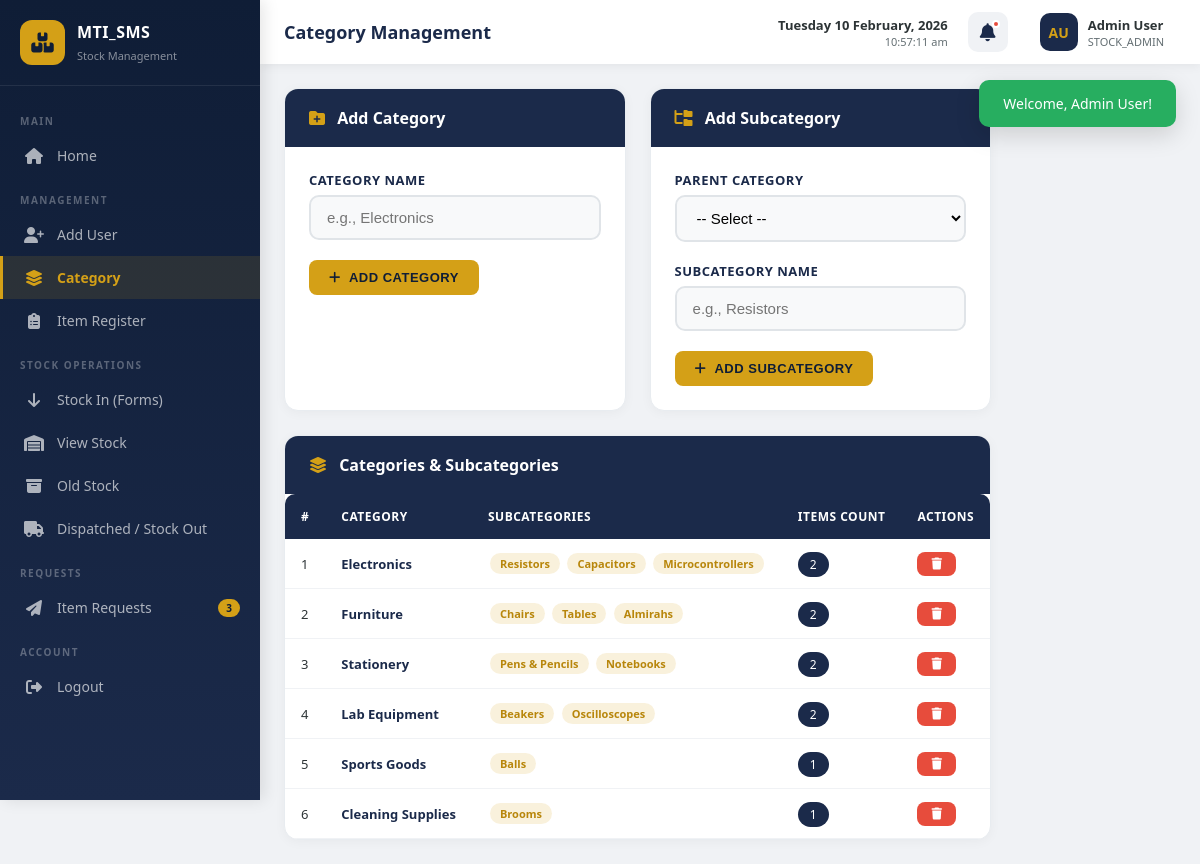
The app's page /categories.php (signed in) with its own data.
### tables this page shows
CREATE TABLE `categories` (
  `id` INT(11) NOT NULL AUTO_INCREMENT,
  `name` VARCHAR(100) NOT NULL,
  `created_at` TIMESTAMP NOT NULL DEFAULT CURRENT_TIMESTAMP,
  PRIMARY KEY (`id`),
  UNIQUE KEY `uk_category_name` (`name`)
);

CREATE TABLE `subcategories` (
  `id` INT(11) NOT NULL AUTO_INCREMENT,
  `category_id` INT(11) NOT NULL,
  `name` VARCHAR(100) NOT NULL,
  `created_at` TIMESTAMP NOT NULL DEFAULT CURRENT_TIMESTAMP,
  PRIMARY KEY (`id`),
  KEY `idx_category_id` (`category_id`),
  CONSTRAINT `fk_subcategory_category` FOREIGN KEY (`category_id`) REFERENCES `categories` (`id`) ON DELETE CASCADE ON UPDATE CASCADE
);

### config/session.php (called while the page is built, shortened)
<?php
function isLoggedIn() {
    return isset($_SESSION['user_id']) && !empty($_SESSION['user_id']);
}
function getCurrentUser() {
    return array(
        'id' => $_SESSION['user_id'],
        'username' => $_SESSION['username'],
        'full_name' => $_SESSION['full_name'],
        'role' => $_SESSION['role'],
        'department' => $_SESSION['department']
    );
}
function getFullName() {
    return isset($_SESSION['full_name']) ? $_SESSION['full_name'] : '';
}
function getRole() {
    return isset($_SESSION['role']) ? $_SESSION['role'] : '';
}
function hasAccess($allowedRoles) {
    $roles = is_array($allowedRoles) ? $allowedRoles : explode(',', $allowedRoles);
    return in_array(getRole(), $roles);
}
function getMessage() {
    if (isset($_SESSION['flash_message'])) {
        $msg = array(
            'message' => $_SESSION['flash_message'],
            'type' => isset($_SESSION['flash_type']) ? $_SESSION['flash_type'] : 'success'
        );
        return $msg;
    }
    return null;
}
function getUserInitials() {
    $name = getFullName();
    $parts = explode(' ', $name);
    $initials = '';
    foreach ($parts as $part) {
        $initials .= strtoupper(substr($part, 0, 1));
    }
    return substr($initials, 0, 2);
}
?>

### config/database.php (called while the page is built, shortened)
<?php
class Database {
    private static $instance = null;
    private $conn;
    private function __construct() {
        try {
            $dsn = "mysql:host=" . DB_HOST . ";dbname=" . DB_NAME . ";charset=" . DB_CHARSET;
            $options = array(
                PDO::ATTR_ERRMODE => PDO::ERRMODE_EXCEPTION,
                PDO::ATTR_DEFAULT_FETCH_MODE => PDO::FETCH_ASSOC,
                PDO::ATTR_EMULATE_PREPARES => false
            );
            $this->conn = new PDO($dsn, DB_USER, DB_PASS, $options);
        } catch (PDOException $e) {
            die("Database Connection Failed: " . $e->getMessage());
        }
    }
    public static function getInstance() {
        if (self::$instance === null) {
            self::$instance = new self();
        }
        return self::$instance;
    }
    public function getConnection() {
        return $this->conn;
    }
}
function getDB() {
    return Database::getInstance()->getConnection();
}
function dbQuery($sql, $params = array()) {
    $db = getDB();
    $stmt = $db->prepare($sql);
    $stmt->execute($params);
    return $stmt;
}
function dbFetchAll($sql, $params = array()) {
    return dbQuery($sql, $params)->fetchAll();
}
function dbFetchOne($sql, $params = array()) {
    return dbQuery($sql, $params)->fetch();
}
?>

### categories.php (the view, shortened to what this page needs)
<?php
$currentPage = 'categories';
require_once 'config/database.php';
require_once 'config/session.php';
$categories = dbFetchAll("SELECT * FROM categories ORDER BY id ASC");
$subcategories = dbFetchAll("SELECT * FROM subcategories ORDER BY category_id, id ASC");
$itemCounts = dbFetchAll("SELECT category_id, COUNT(*) as cnt FROM items GROUP BY category_id");
$itemCountMap = array();
foreach ($itemCounts as $ic) {
    $itemCountMap[$ic['category_id']] = $ic['cnt'];
}
$subcatMap = array();
foreach ($subcategories as $sc) {
    if (!isset($subcatMap[$sc['category_id']])) {
        $subcatMap[$sc['category_id']] = array();
    }
    $subcatMap[$sc['category_id']][] = $sc;
}
require_once 'includes/header.php';
?>
<div style="display: grid; grid-template-columns: 1fr 1fr; gap: 24px; margin-bottom: 24px;">
    <div class="card">
        <div class="card-header">
            <h3><i class="fas fa-folder-plus" style="color: var(--mustard); margin-right: 8px;"></i> Add Category</h3>
        </div>
        <div class="card-body">
            <form method="POST" action="">
                <div class="form-group">
                    <label>Category Name</label>
                    <input type="text" name="category_name" placeholder="e.g., Electronics" required>
                </div>
                <button type="submit" class="btn btn-mustard"><i class="fas fa-plus"></i> Add Category</button>
            </form>
        </div>
    </div>
    <div class="card">
        <div class="card-header">
            <h3><i class="fas fa-folder-tree" style="color: var(--mustard); margin-right: 8px;"></i> Add Subcategory</h3>
        </div>
        <div class="card-body">
            <form method="POST" action="">
                <div class="form-group">
                    <label>Parent Category</label>
                    <select name="category_id" required>
                        <option value="">-- Select --</option>
                    </select>
                </div>
                <div class="form-group">
                    <label>Subcategory Name</label>
                    <input type="text" name="subcategory_name" placeholder="e.g., Resistors" required>
                </div>
                <button type="submit" class="btn btn-mustard"><i class="fas fa-plus"></i> Add Subcategory</button>
            </form>
        </div>
    </div>
</div>
<div class="card">
    <div class="card-header">
        <h3><i class="fas fa-layer-group" style="color: var(--mustard); margin-right: 8px;"></i> Categories & Subcategories</h3>
    </div>
    <div class="card-body p-0 overflow-x-auto">
        <table class="data-table">
            <thead>
                <tr>
                    <th>#</th>
                    <th>Category</th>
                    <th>Subcategories</th>
                    <th>Items Count</th>
                    <th>Actions</th>
                </tr>
            </thead>
            <tbody>
                <?php foreach ($categories as $i => $cat): ?>
                <?php
                    $subs = isset($subcatMap[$cat['id']]) ? $subcatMap[$cat['id']] : array();
                    $itemCount = isset($itemCountMap[$cat['id']]) ? $itemCountMap[$cat['id']] : 0;
                ?>
                <tr>
                    <td><?php echo $i + 1; ?></td>
                    <td><strong style="color: var(--navy);"><?php echo htmlspecialchars($cat['name']); ?></strong></td>
                    <td>
                        <?php if (count($subs) > 0): ?>
                            <?php foreach ($subs as $sub): ?>
                            <span class="subcat-badge"><?php echo htmlspecialchars($sub['name']); ?></span>
                            <?php endforeach; ?>
                        <?php else: ?>
                            <span style="color: #aaa;">None</span>
                        <?php endif; ?>
                    </td>
                    <td><span class="count-badge"><?php echo $itemCount; ?></span></td>
                    <td>
                        <form method="POST" action="" style="display: inline;" onsubmit="return confirm('Delete this category?');">
                            <button type="submit" class="btn btn-sm btn-danger"><i class="fas fa-trash"></i></button>
                        </form>
                    </td>
                </tr>
                <?php endforeach; ?>
            </tbody>
        </table>
    </div>
</div>
<?php require_once 'includes/footer.php'; ?>

### includes/header.php (shortened to what this page needs)
<?php
require_once __DIR__ . '/../config/session.php';
$user = getCurrentUser();
$currentPage = isset($currentPage) ? $currentPage : 'dashboard';
require_once __DIR__ . '/../config/database.php';
$pendingCount = dbFetchOne("SELECT COUNT(*) as cnt FROM item_requests WHERE status = 'pending'");
$pendingCount = $pendingCount ? $pendingCount['cnt'] : 0;
$menuItems = array(
    'main' => array(
        array('page' => 'dashboard', 'icon' => 'fa-home', 'label' => 'Home', 'access' => ''),
    ),
    'management' => array(
        array('page' => 'users', 'icon' => 'fa-user-plus', 'label' => 'Add User', 'access' => 'STOCK_ADMIN'),
        array('page' => 'categories', 'icon' => 'fa-layer-group', 'label' => 'Category', 'access' => 'STOCK_ADMIN,HOD'),
        array('page' => 'items', 'icon' => 'fa-clipboard-list', 'label' => 'Item Register', 'access' => 'STOCK_ADMIN,HOD,DEPT_IN_CHARGE'),
    ),
    'stock' => array(
        array('page' => 'stock-in', 'icon' => 'fa-arrow-down', 'label' => 'Stock In (Forms)', 'access' => 'STOCK_ADMIN,DEPT_IN_CHARGE'),
        array('page' => 'view-stock', 'icon' => 'fa-warehouse', 'label' => 'View Stock', 'access' => ''),
        array('page' => 'old-stock', 'icon' => 'fa-archive', 'label' => 'Old Stock', 'access' => 'STOCK_ADMIN,HOD,DEPT_IN_CHARGE'),
        array('page' => 'dispatched', 'icon' => 'fa-truck', 'label' => 'Dispatched / Stock Out', 'access' => 'STOCK_ADMIN,DEPT_IN_CHARGE'),
    ),
    'requests' => array(
        array('page' => 'requests', 'icon' => 'fa-paper-plane', 'label' => 'Item Requests', 'access' => '', 'badge' => $pendingCount),
    ),
);
$pageTitles = array(
    'dashboard' => 'Dashboard',
    'users' => 'User Management',
    'categories' => 'Category Management',
    'items' => 'Item Register',
    'stock-in' => 'Stock In (Forms)',
    'view-stock' => 'View Stock',
    'old-stock' => 'Old Stock',
    'dispatched' => 'Dispatched / Stock Out',
    'requests' => 'Item Requests',
);
$pageTitle = isset($pageTitles[$currentPage]) ? $pageTitles[$currentPage] : 'Dashboard';
?>
<!DOCTYPE html>
<html lang="en">
<head>
    <link href="https://cdnjs.cloudflare.com/ajax/libs/font-awesome/6.4.0/css/all.min.css" rel="stylesheet">
    <link href="assets/css/style.css" rel="stylesheet">
</head>
<body>
<?php $flash = getMessage(); if ($flash): ?>
<div class="toast <?php echo $flash['type']; ?>" id="toast">
    <?php echo htmlspecialchars($flash['message']); ?>
</div>
<?php endif; ?>
<div class="dashboard-layout">
    <nav class="sidebar" id="sidebar">
        <div class="sidebar-header">
            <div class="s-logo"><i class="fas fa-boxes-stacked"></i></div>
            <div class="s-title">
                <h2>MTI_SMS</h2>
                <span>Stock Management</span>
            </div>
        </div>
        <div class="sidebar-menu">
            <div class="menu-section">Main</div>
            <?php foreach ($menuItems['main'] as $item): ?>
                <?php if (empty($item['access']) || hasAccess($item['access'])): ?>
                <a class="menu-item <?php echo $currentPage === $item['page'] ? 'active' : ''; ?>" href="<?php echo $item['page']; ?>.php">
                    <i class="fas <?php echo $item['icon']; ?>"></i> <?php echo $item['label']; ?>
                </a>
                <?php endif; ?>
            <?php endforeach; ?>
            <div class="menu-section">Management</div>
            <?php foreach ($menuItems['management'] as $item): ?>
                <?php if (empty($item['access']) || hasAccess($item['access'])): ?>
                <a class="menu-item <?php echo $currentPage === $item['page'] ? 'active' : ''; ?>" href="<?php echo $item['page']; ?>.php">
                    <i class="fas <?php echo $item['icon']; ?>"></i> <?php echo $item['label']; ?>
                </a>
                <?php endif; ?>
            <?php endforeach; ?>
            <div class="menu-section">Stock Operations</div>
            <?php foreach ($menuItems['stock'] as $item): ?>
                <?php if (empty($item['access']) || hasAccess($item['access'])): ?>
                <a class="menu-item <?php echo $currentPage === $item['page'] ? 'active' : ''; ?>" href="<?php echo $item['page']; ?>.php">
                    <i class="fas <?php echo $item['icon']; ?>"></i> <?php echo $item['label']; ?>
                </a>
                <?php endif; ?>
            <?php endforeach; ?>
            <div class="menu-section">Requests</div>
            <?php foreach ($menuItems['requests'] as $item): ?>
                <?php if (empty($item['access']) || hasAccess($item['access'])): ?>
                <a class="menu-item <?php echo $currentPage === $item['page'] ? 'active' : ''; ?>" href="<?php echo $item['page']; ?>.php">
                    <i class="fas <?php echo $item['icon']; ?>"></i> <?php echo $item['label']; ?>
                    <?php if (isset($item['badge']) && $item['badge'] > 0): ?>
                    <span class="badge-count"><?php echo $item['badge']; ?></span>
                    <?php endif; ?>
                </a>
                <?php endif; ?>
            <?php endforeach; ?>
            <div class="menu-section">Account</div>
            <a class="menu-item" href="logout.php">
                <i class="fas fa-right-from-bracket"></i> Logout
            </a>
        </div>
    </nav>
    <header class="top-navbar">
        <div class="left-section">
            <span class="page-title"><?php echo htmlspecialchars($pageTitle); ?></span>
        </div>
        <div class="right-section">
            <div class="datetime">
                <div class="date" id="currentDate"></div>
                <div class="time" id="currentTime"></div>
            </div>
            <a href="requests.php" class="notif-btn" title="Pending Requests: <?php echo $pendingCount; ?>">
                <i class="fas fa-bell"></i>
                <?php if ($pendingCount > 0): ?>
                <span class="notif-dot"></span>
                <?php endif; ?>
            </a>
            <div class="user-info">
                <div class="user-avatar"><?php echo htmlspecialchars(getUserInitials()); ?></div>
                <div>
                    <div class="user-name"><?php echo htmlspecialchars($user['full_name']); ?></div>
                    <div class="user-role"><?php echo htmlspecialchars($user['role']); ?></div>
                </div>
            </div>
        </div>
    </header>
    <main class="main-content">

### includes/footer.php (shortened to what this page needs)
    </main>
</div>
</body>
</html>

### records on screen
categories: name "Electronics", id "2"
subcategories: name "Resistors"
subcategories: name "Capacitors"
subcategories: name "Microcontrollers"
categories: name "Furniture", id "2"
subcategories: name "Chairs"
subcategories: name "Tables"
subcategories: name "Almirahs"
categories: name "Stationery", id "2"
subcategories: name "Pens & Pencils"
subcategories: name "Notebooks"
categories: name "Lab Equipment", id "2"
subcategories: name "Beakers"
subcategories: name "Oscilloscopes"
categories: name "Sports Goods", id "1"
subcategories: name "Balls"
categories: name "Cleaning Supplies", id "1"
subcategories: name "Brooms"

### other values on screen
$flash['message'] "Welcome, Admin User!"
$item['label'] "Home"
$item['label'] "Add User"
$item['label'] "Category"
$item['label'] "Item Register"
$item['label'] "Stock In (Forms)"
$item['label'] "View Stock"
$item['label'] "Old Stock"
$item['label'] "Dispatched / Stock Out"
$item['label'] "Item Requests"
$item['badge'] "3"
$pageTitle "Category Management"
getUserInitials() "AU"
$user['full_name'] "Admin User"
$user['role'] "STOCK_ADMIN"
